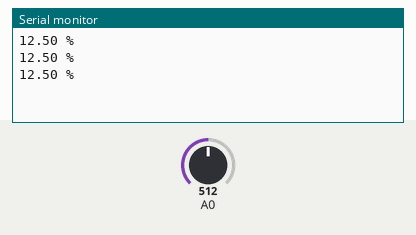
The sketch below on a simulated Arduino Uno, built for the host (arithmetic inside an expression is 32-bit, double 64-bit). Parts: the last lines printed to the serial monitor. The test bench sets the inputs (shaded band); at power-on: A0 = 512.

Above: at 1.3 s.
1.4 s: A0 set to 716
At 1.9 s:
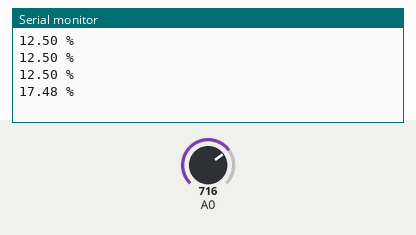
2.9 s: A0 set to 900
At 3.4 s:
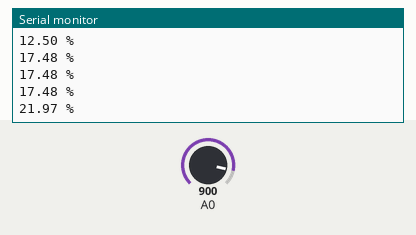
Timing chart, 0 to 5.9 s (numbered marks = the images above; inputs shaded):
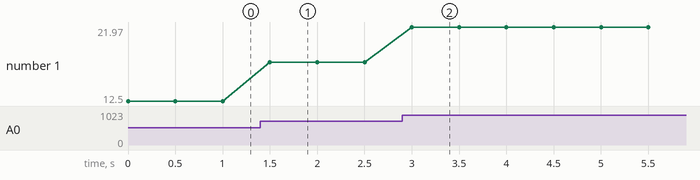

Measured:
- after the input at 1.4 s, the serial monitor: prints a new line after 0.10 s (image 1)
- after the input at 2.9 s, the serial monitor: prints a new line after 0.10 s (image 2)
- plotted number 1: 12.5 → 17.48 after the input at 1.4 s, 17.48 → 21.97 after the input at 2.9 s

The sketch:

photoresistance_stm32.ino
```cpp
int photo = PA0;
void setup() {
  Serial.begin(9600);
  pinMode(photo, INPUT);
}

void loop() {
  int lecture = analogRead(photo);
  Serial.print(lecture / 40.96);
  Serial.println(" %");
  delay(500);
}
```
